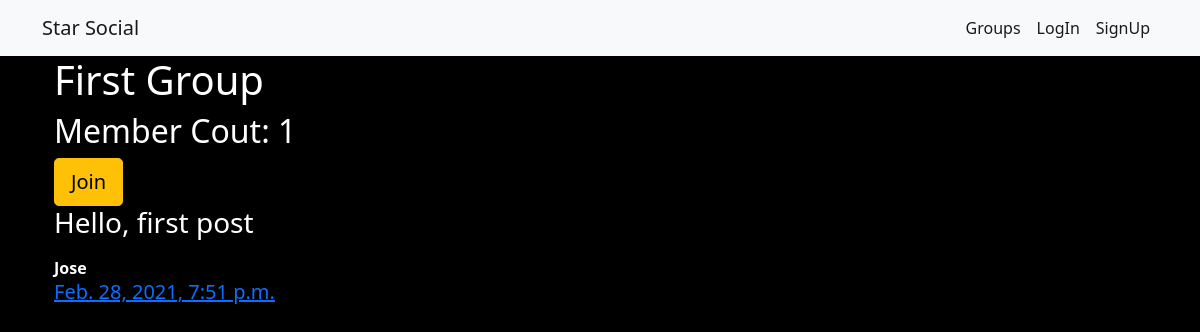
The app's page /groups/posts/in/first-group/ with its own data.
### groups/models.py (models this page shows, shortened)
class Group(models.Model):
    name = models.CharField(max_length = 255,unique = True)
    slug = models.SlugField(allow_unicode = True,unique=True)
    description = models.TextField(blank=True,default='')
    description_html = models.TextField(editable = False,default='',blank=True)
    members = models.ManyToManyField(User,through='GroupMember')
    class Meta():
        ordering = ['name']

### posts/models.py (models this page shows, shortened)
class Post(models.Model):
    user = models.ForeignKey(User,related_name='posts',on_delete=models.CASCADE)
    created_at = models.DateTimeField(auto_now=True)
    message = models.TextField()
    message_html = models.TextField(editable=False)
    group = models.ForeignKey(Group,related_name='posts',on_delete=models.CASCADE,null=True)
    class Meta:
        ordering = ['-created_at']
        unique_together = ['user','message']

### groups/views.py (the view)
# urls.py: url(r'^posts/in/(?P<slug>[-\w]+)/$',views.Singlegroup.as_view(),name="single"),
class Singlegroup(generic.DetailView):
    model = Group

### groups/templates/groups/group_detail.html (shortened to what this page needs)
{%extends "groups/group_base.html"%}
{% block pregroup%}
    <h1>{{group.name}}</h1>
    <h2>Member Cout: {{group.members.count}}</h2>
    <div class="content">
        {% if user in group.members.all %}
            <a href="{% url 'groups:leave' slug=group.slug %}" class = 'btn btn-lg btn-fill btn-warning'>
            <span class="glyphicon glyphicon-remove-circle"></span>Leave</a>
        {%else%}
            <a href="{% url 'groups:join' slug=group.slug %}" class = 'btn btn-lg btn-fill btn-warning'>
            Join</a>
        {%endif%}
    </div>
{% endblock %}
{%block group_content %}
<div class='col-md-8'>
    {%if group.posts.count == 0 %}
    <h2> No posts in this group yet </h2>
    {%else%}
        {%for post in group.posts.all %}
            {%include "posts/_post.html" %}
        {%endfor%}
    {%endif%}
</div>
{%endblock%}

### posts/templates/posts/_post.html (shortened to what this page needs)
<div class="post media">
    <h3>{{post.message_html|safe}}</h3>
    <div class="media-body">
        <strong>{{post.user.username}}</strong>
        <h5 class="media-heading">
        <time class="time">
            <a href="{%url 'posts:single' username=post.user.username pk=post.pk %}">
            {{post.created_at}}
            </a>
        </time>
        </h5>
    </div>
</div>

### static/simplsocial/css/master.css (style rules this page uses)
body { margin:0; overflow: hidden; background-color:black; color: white; }

### records on screen
Group: name "First Group", members.count "1"
Post: message_html "Hello, first post", user.username "Jose", created_at "Feb. 28, 2021, 7:51 p.m."
